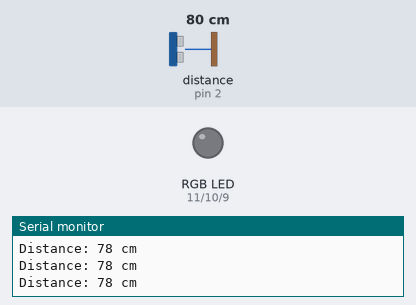
The sketch below on a simulated Arduino Uno, built with avr-gcc and run on an emulated ATmega328P. On the bench: an RGB LED mixed from three pins (HIGH = lit), the last lines printed to the serial monitor. Wiring (inferred from the names in the program): ultrasonic range finder: trigger pin 3; echo pin 2. Inputs (shaded band) come from the test bench; at power-on: distance to the obstacle (sensor on pin 2) 80 cm. The echo pulse lasts 58.3 µs per cm; pins used as bus, display or sensor lines are not drawn.

Above: at 1.2 s.
1.3 s: distance to the obstacle (sensor on pin 2) set to 49 cm
4.3 s: distance to the obstacle (sensor on pin 2) set to 41 cm
At 4.9 s:
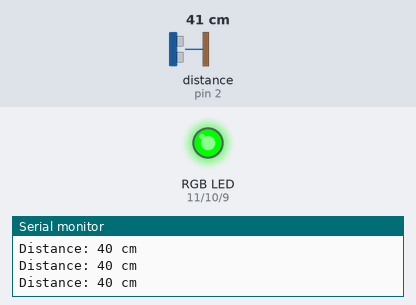
5.8 s: distance to the obstacle (sensor on pin 2) set to 22 cm
8.8 s: distance to the obstacle (sensor on pin 2) set to 18 cm
At 9.8 s:
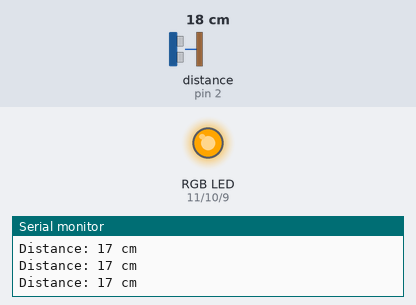
10.3 s: distance to the obstacle (sensor on pin 2) set to 12 cm
13.3 s: distance to the obstacle (sensor on pin 2) set to 9 cm
At 14.1 s:
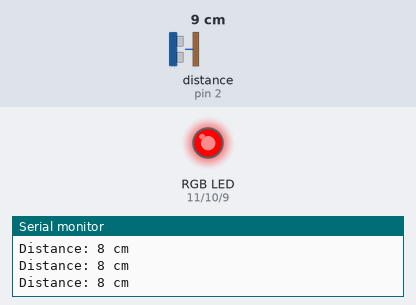
Timing chart, 0 to 15.8 s (numbered marks = the images above; inputs shaded):
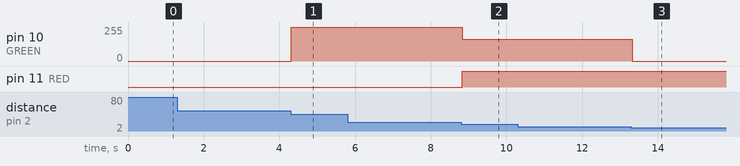

The sketch:

depth-sensor.ino
```cpp
#define echoPin 2
#define trigPin 3
#define RED 11
#define GREEN 10
#define BLUE 9

long duration;
long distance;
int dangerThreshold = 10;         // threshold in cm
int closeThreshold = 20;         // threshold in cm
int activeThreshold = 45;         // threshold in cm

void setup() {
  pinMode(trigPin, OUTPUT);
  pinMode(echoPin, INPUT);
  pinMode(RED, OUTPUT);
  pinMode(GREEN, OUTPUT);
  pinMode(BLUE, OUTPUT);

  Serial.begin(9600);
  Serial.println("Ultrasonic Senson HC-SR04 Test");
  Serial.println("with Arduino UNO R3");
}

void loop() {
  /* Clears the trigPin */
  digitalWrite(trigPin, LOW);
  delayMicroseconds(2);

  /* Activate trigger for 10 ms */
  digitalWrite(trigPin, HIGH);
  delayMicroseconds(10);
  digitalWrite(trigPin, LOW);

  /* Read echoPin */
  duration = pulseIn(echoPin, HIGH);

  /* Calculate the distance */
  distance = duration * 0.034 / 2;

  /* Display the distance on the Serial Monitor */
  Serial.println("Distance: " + String(distance) + " cm");

  showIndicator(distance);
}

void showIndicator(long distance) {
  if (distance < dangerThreshold) {
    RGBColor(255, 0, 0);
  } else if (distance < closeThreshold) {
    RGBColor(255, 165, 0);
  } else if (distance < activeThreshold) {
    RGBColor(0, 255, 0);
  } else {
    RGBColor(0, 0, 0);
  }
}

void RGBColor(int red, int green, int blue) {
  analogWrite(RED, red);
  analogWrite(GREEN, green);
  analogWrite(BLUE, blue);
}
```

Measured:
- the behaviour switches between 46 and 45 cm on distance to the obstacle (sensor on pin 2) (found by bisection; images 0 and 1)
- the behaviour switches between 21 and 20 cm on distance to the obstacle (sensor on pin 2) (found by bisection; images 1 and 2)
- the behaviour switches between 11 and 10 cm on distance to the obstacle (sensor on pin 2) (found by bisection; images 2 and 3)
- after the input at 4.3 s, pin 10 (GREEN): 0/255 → 255/255 at once
- after the input at 8.8 s, pin 10 (GREEN): 255/255 → 165/255 at once; pin 11 (RED): LOW → HIGH at once
- after the input at 13.3 s, pin 10 (GREEN): 165/255 → 0/255 at once
